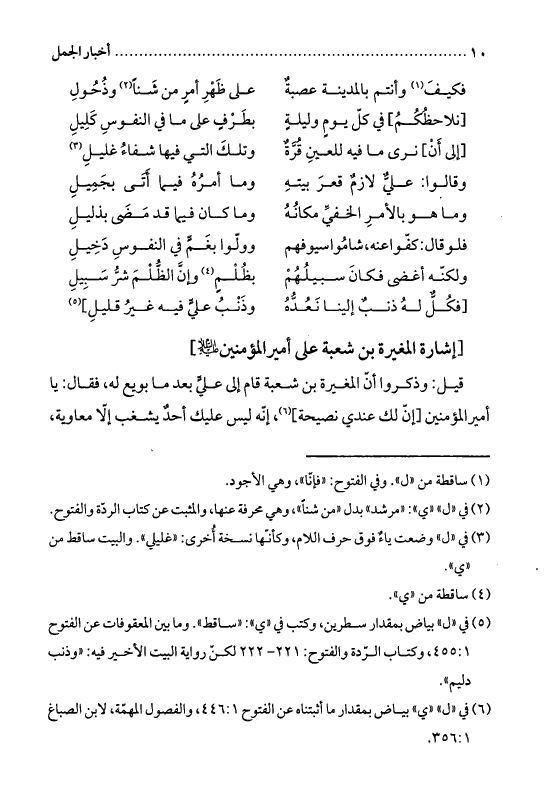
#> input picture TODO/76.jpg, 1644 x 2370 px (shown at 1/3 size)
$ python -i image_processing.py   (imports and definitions only)
#> lines starting #> are read from the running program, lines starting #| are printed output that depends on the picture; after the words box and inside, x2 and y2 are one past the last pixel; in counts of white or black regions, pixels touching at a corner belong together
#> further down, picture is the input picture: shape (2370, 1644, 3); min 0, max 255, mean 242.9
import cv2 as cv
import numpy as np
import io
import base64
from PIL import Image

class ImageProcessor:
    # [27 lines left out: functions to_gray, crop_whitespaces, not called in this run]

    @staticmethod
    def preprocess_page(pil_image):
        # Convert to BGR for OpenCV
        img_array = np.array(pil_image)
        if len(img_array.shape) == 3:
            if img_array.shape[2] == 3:
                img = cv.cvtColor(img_array, cv.COLOR_RGB2BGR)
            elif img_array.shape[2] == 4:
                img = cv.cvtColor(img_array, cv.COLOR_RGBA2BGR)
        else:
            img = cv.cvtColor(img_array, cv.COLOR_GRAY2BGR)

        gray = cv.cvtColor(img, cv.COLOR_BGR2GRAY)
        thresh = cv.adaptiveThreshold(gray, 255, cv.ADAPTIVE_THRESH_GAUSSIAN_C, cv.THRESH_BINARY, 35, 11)
#> thresh: shape (2370, 1644); 95.3% white; 1057 black regions (7 under 20 px), largest, box (x1, y1, x2, y2) and area: (918, 1366, 1470, 1372) 2916, (1185, 320, 1328, 399) 1517, (856, 806, 1034, 867) 1363
        kernel = cv.getStructuringElement(cv.MORPH_RECT, (1,1))
        opening = cv.morphologyEx(thresh, cv.MORPH_OPEN, kernel)
        kernel = cv.getStructuringElement(cv.MORPH_RECT, (2,2))
        processed = cv.dilate(opening, kernel, iterations=1)
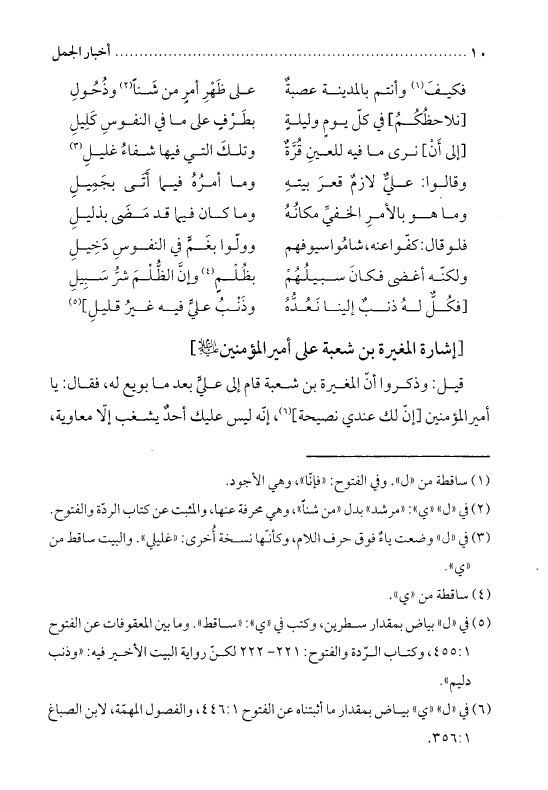
#> processed: shape (2370, 1644) (shown at 1/3 size); 96.6% white; 1075 black regions (208 under 20 px), largest, box (x1, y1, x2, y2) and area: (919, 1367, 1470, 1372) 2324, (1186, 338, 1328, 398) 1060, (857, 807, 1034, 866) 1017
        return Image.fromarray(processed)

    # [22 lines left out: functions enhance_contrast, rescale_image, image_to_base64, not called in this run]

>>> import cv2
>>> picture = cv2.cvtColor(cv2.imread('../../TODO/76.jpg'), cv2.COLOR_BGR2RGB)
>>> result = ImageProcessor().preprocess_page(picture)
